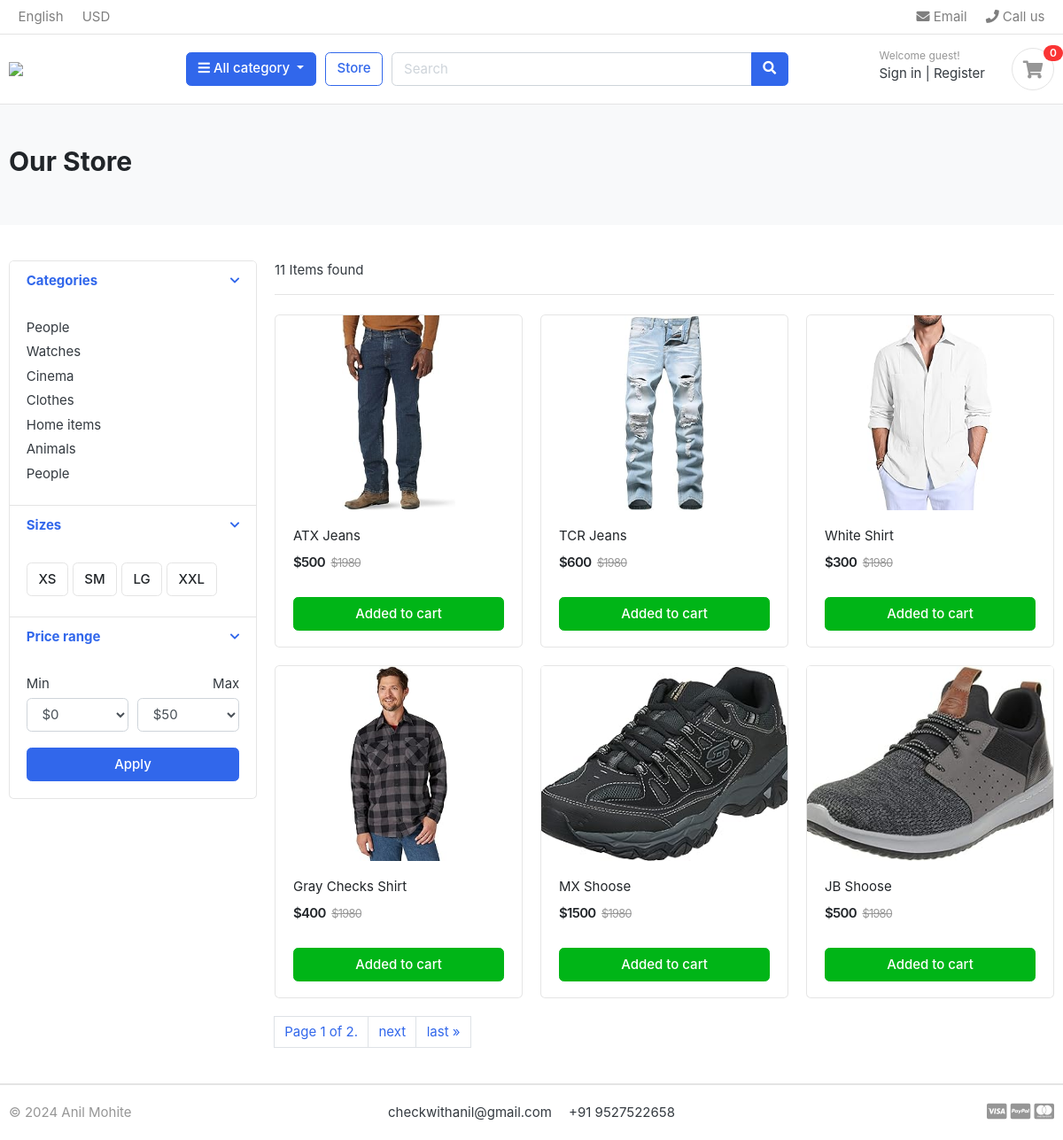
The app's page /store/, older data.
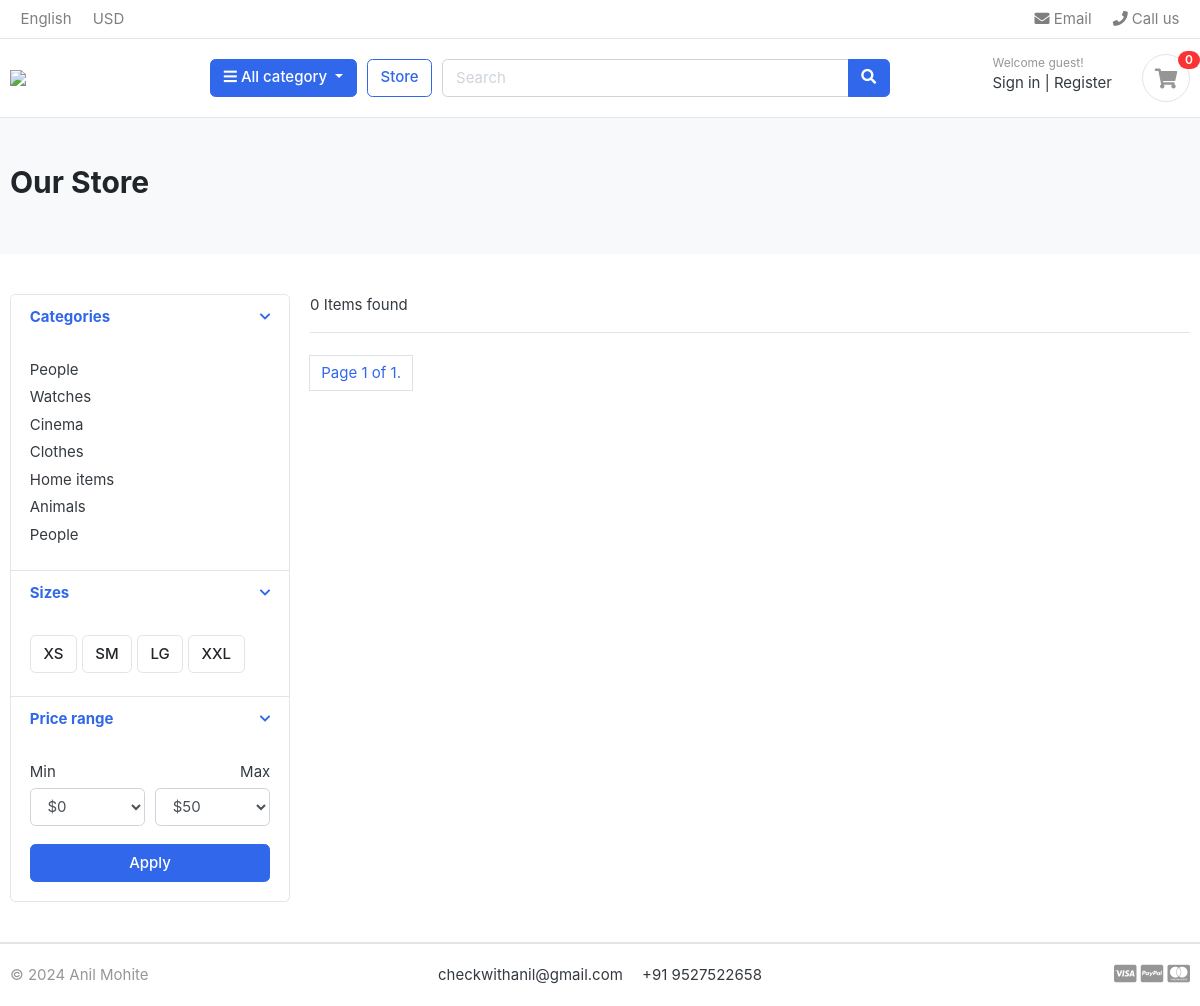
The same page, newer data.
### store/models.py (models this page shows, shortened)
class Product(models.Model):
    product_name = models.CharField(max_length=200, unique=True)
    slug = models.CharField(max_length=200, unique=True)
    desc = models.TextField(max_length=500, blank=True)
    price = models.IntegerField()
    prod_image = models.ImageField(upload_to='photos/products', blank=True)
    stock = models.IntegerField()
    is_available = models.BooleanField(default=True)
    category = models.ForeignKey(Category, on_delete=models.CASCADE)
    created_date = models.DateTimeField(auto_now_add=True)
    modified_date = models.DateTimeField(auto_now=True)
    def get_url(self):
        return reverse('product_detail',args=[self.category.slug, self.slug])

### store/views.py (the view)
# urls.py: path("store/", include("store.urls")),
def store(request, category_slug=None):
    if category_slug != None:
        category = get_object_or_404(Category, slug = category_slug)
        products = Product.objects.filter(is_available = True, category = category)
    else:
        products = Product.objects.filter(is_available = True)
    paginator = Paginator(products,6)
    page = request.GET.get('page')
    page_products = paginator.get_page(page)
    total_products = products.count()
    context = {
        'products':page_products,
        'total_products':total_products
    }
    return render(request, 'store/store.html', context)

### carts/context_processors.py (called while the page is built)
def cart_counter(request):
    cart_count = 0
    if 'admin' in request.path:
        return {}
    else:
        try:
            cart = Cart.objects.get(cart_id = _cart_id(request))
            cart_items = CartItem.objects.filter(cart = cart)
            for cart_item in cart_items:
                cart_count += cart_item.quantity
        except Cart.DoesNotExist:
            cart_count = 0
    return dict(cart_count = cart_count)

### carts/views.py (called while the page is built)
def _cart_id(request):
    cart = request.session.session_key
    if not cart:
        cart = request.session.create()
    return cart

### category/context_processors.py (called while the page is built)
def cat_menu_links(request):
    links = Category.objects.all()
    return dict(cat_links=links)

### category/models.py (called while the page is built)
    def get_url(self):
        return reverse('products_by_category', args=[self.slug])

### templates/store/store.html (shortened to what the changed rows need)
{% extends 'base.html' %}
{% load static%}
{% block content %}
<section class="section-pagetop bg">
	<div class="container">
		<h2 class="title-page">Our Store</h2>
	</div>
</section>
<section class="section-content padding-y">
	<div class="container">
		<div class="row">
			<main class="col-md-9">
				<header class="border-bottom mb-4 pb-3">
					<div class="form-inline">
						<span class="mr-md-auto">{{total_products}} Items found </span>
					</div>
				</header>
				<div class="row">
					{% if products %}
					{% for product in products %}
					<div class="col-md-4">
						<figure class="card card-product-grid">
							<div class="img-wrap">
								<a href="{{product.get_url}}">
									<img src="{{product.prod_image.url}}">
								</a>
							</div>
							<figcaption class="info-wrap">
								<div class="fix-height">
									<a href="{{product.get_url}}" class="title">{{product.product_name}}</a>
									<div class="price-wrap mt-2">
										<span class="price">${{product.price}}</span>
										<del class="price-old">$1980</del>
									</div>
								</div>
								<a href="{% url 'add_cart' product.id %}" class="btn btn-block btn-success">Added to cart </a>
							</figcaption>
						</figure>
					</div>
					{% endfor %}
					{% endif %}
				</div>
				<div class="pagination">
						<span class="page-link disabled">
							Page {{ products.number }} of {{ products.paginator.num_pages }}.
						</span>
						{% if products.has_next %}
							<a class="page-link" href="?page={{ products.next_page_number }}">next</a>
							<a class="page-link" href="?page={{ products.paginator.num_pages }}">last &raquo;</a>
						{% endif %}
				</div>
			</main>
		</div>
	</div>
</section>
{% endblock %}

Row changes from the older to the newer data that the page shows:
removed Product: prod_image (picture), product_name "ATX Jeans", price "500"
removed Product: prod_image (picture), product_name "TCR Jeans", price "600"
removed Product: prod_image (picture), product_name "White Shirt", price "300"
removed Product: prod_image (picture), product_name "Gray Checks Shirt", price "400"
removed Product: prod_image (picture), product_name "MX Shoose", price "1500"
removed Product: prod_image (picture), product_name "JB Shoose", price "500"
Text that changed along with them:
{{ total_products }}: "11" → "0"
{{ products.paginator.num_pages }}: "2" → "1"
text no longer shown: "next last »"
